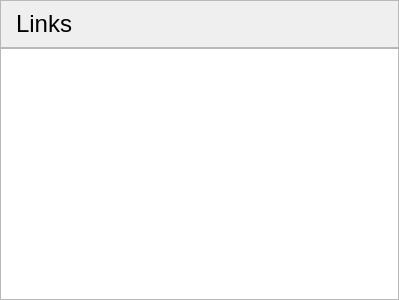
<?xml version="1.0" encoding="UTF-8"?>
<ui version="4.0">
 <class>LinkView</class>
 <widget class="QWidget" name="LinkView">
  <property name="geometry">
   <rect>
    <x>0</x>
    <y>0</y>
    <width>399</width>
    <height>300</height>
   </rect>
  </property>
  <property name="sizePolicy">
   <sizepolicy hsizetype="Expanding" vsizetype="Expanding">
    <horstretch>0</horstretch>
    <verstretch>0</verstretch>
   </sizepolicy>
  </property>
  <property name="windowTitle">
   <string>Form</string>
  </property>
  <layout class="QVBoxLayout" name="verticalLayout" stretch="0,1">
   <property name="spacing">
    <number>0</number>
   </property>
   <property name="leftMargin">
    <number>0</number>
   </property>
   <property name="topMargin">
    <number>0</number>
   </property>
   <property name="rightMargin">
    <number>0</number>
   </property>
   <property name="bottomMargin">
    <number>0</number>
   </property>
   <item>
    <widget class="QFrame" name="frame">
     <property name="frameShape">
      <enum>QFrame::StyledPanel</enum>
     </property>
     <property name="frameShadow">
      <enum>QFrame::Raised</enum>
     </property>
     <layout class="QHBoxLayout" name="horizontalLayout">
      <item>
       <widget class="QLabel" name="linkLabel">
        <property name="font">
         <font>
          <pointsize>18</pointsize>
         </font>
        </property>
        <property name="text">
         <string>Links</string>
        </property>
        <property name="indent">
         <number>6</number>
        </property>
       </widget>
      </item>
     </layout>
    </widget>
   </item>
   <item>
    <widget class="QGraphicsView" name="links">
     <property name="cursor" stdset="0">
      <cursorShape>ArrowCursor</cursorShape>
     </property>
     <property name="mouseTracking">
      <bool>true</bool>
     </property>
     <property name="verticalScrollBarPolicy">
      <enum>Qt::ScrollBarAlwaysOff</enum>
     </property>
     <property name="horizontalScrollBarPolicy">
      <enum>Qt::ScrollBarAlwaysOff</enum>
     </property>
     <property name="dragMode">
      <enum>QGraphicsView::RubberBandDrag</enum>
     </property>
    </widget>
   </item>
  </layout>
 </widget>
 <resources/>
 <connections/>
</ui>
